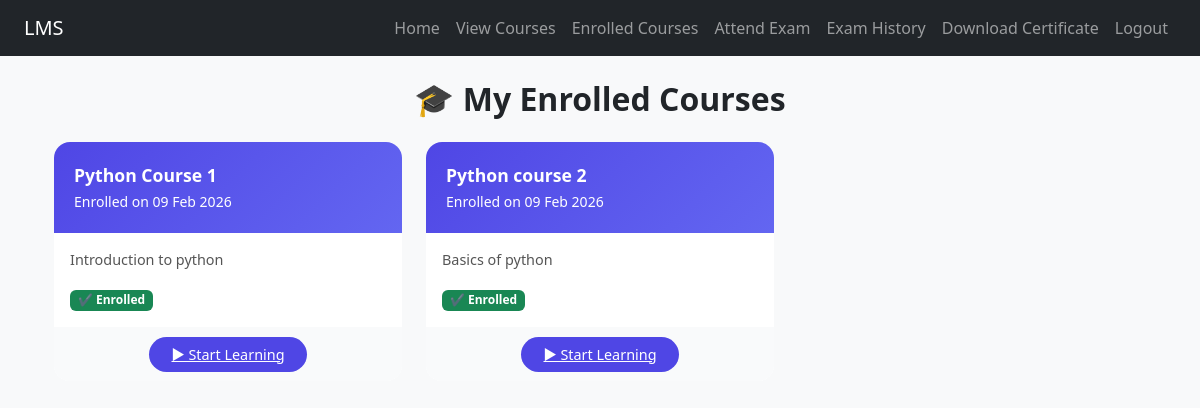
The page /api/api/enrolled-courses/ (signed in) on the database its author committed.
### courses/models.py (models this page shows, shortened)
class Enrollment(models.Model):
    user = models.ForeignKey(
        settings.AUTH_USER_MODEL,
        on_delete=models.CASCADE
    )
    course = models.ForeignKey(
        Course,
        on_delete=models.CASCADE
    )
    approved = models.BooleanField(default=False)
    enrolled_at = models.DateTimeField(auto_now_add=True)

class Course(models.Model):
    title = models.CharField(max_length=200)
    description = models.TextField()
    video = models.FileField(upload_to='course_videos/', blank=True)
    created_by = models.ForeignKey(
        settings.AUTH_USER_MODEL,
        on_delete=models.SET_NULL,
        null=True,
        blank=True
    )
    created_at = models.DateTimeField(auto_now_add=True)

### courses/views.py (the view)
# urls.py: path('api/enrolled-courses/', views.enrolled_courses, name='enrolled-courses'),
@login_required
def enrolled_courses(request):
    enrollments = Enrollment.objects.filter(user=request.user)
    return render(request, "courses/enrolled_courses.html", {
        "enrollments": enrollments
    })

### templates/courses/enrolled_courses.html (shortened to what this page needs)
{% extends "base.html" %}
{% load static %}
{% block content %}
<div class="container mt-4">
    <h2 class="mb-4 fw-bold text-center">
        🎓 My Enrolled Courses
    </h2>
    <div class="row">
        {% for enrollment in enrollments %}
            <div class="col-lg-4 col-md-6 mb-4">
                <div class="card course-card h-100">
                    <div class="course-header">
                        <div class="course-title">
                            {{ enrollment.course.title }}
                        </div>
                        <small>
                            Enrolled on {{ enrollment.enrolled_at|date:"d M Y" }}
                        </small>
                    </div>
                    <div class="card-body">
                        <p class="course-desc">
                            {{ enrollment.course.description|truncatechars:120 }}
                        </p>
                        <span class="badge bg-success">
                            ✔ Enrolled
                        </span>
                    </div>
                    <div class="course-footer">
                        <a href="{% url 'courses:course_detail' enrollment.course.id %}"
                           class="watch-btn">
                            ▶ Start Learning
                        </a>
                    </div>
                </div>
            </div>
        {% endfor %}
    </div>
</div>
{% endblock %}

### static/css/style.css (style rules this page uses)
body { background-color: #f8f9fa; }

### templates/courses/enrolled_courses.html (style rules this page uses)
.course-card { border: none; border-radius: 16px; transition: all 0.3s ease; overflow: hidden; background: #ffffff; }
.course-header { background: linear-gradient(135deg, #4f46e5, #6366f1); color: white; padding: 20px; }
.course-title { font-size: 1.1rem; font-weight: 600; }
.course-desc { font-size: 0.9rem; color: #555; }
.course-footer { background: #f9fafb; border-top: none; padding: 15px; text-align: center; }
.watch-btn { background: #4f46e5; border: none; border-radius: 30px; padding: 8px 22px; color: #fff; font-size: 0.9rem; transition: background 0.3s ease; }

### rows shown on the page
Enrollment: course "Python Course 1", enrolled_at "09 Feb 2026", course.description "Introduction to python"
Enrollment: course "Python course 2", enrolled_at "09 Feb 2026", course.description "Basics of python"
